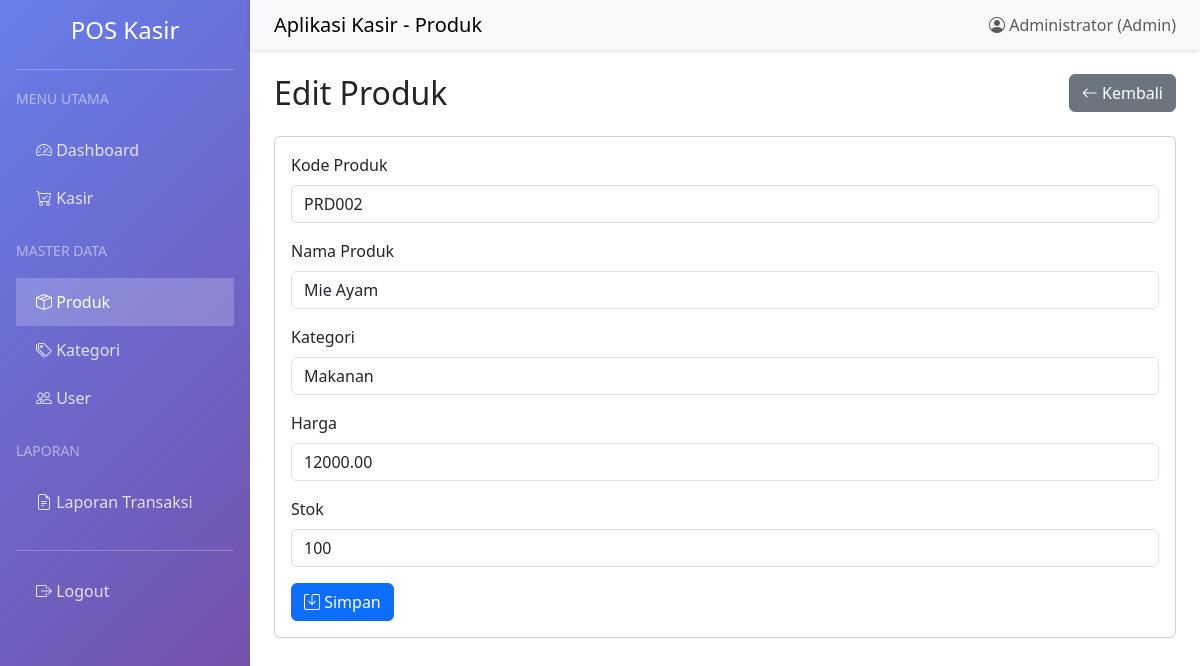
/index.php?page=produk&action=edit&id=2 (signed in), run on the app's committed database.
### tables this page shows
CREATE TABLE produk (
    id INT PRIMARY KEY AUTO_INCREMENT,
    kode_produk VARCHAR(50) UNIQUE NOT NULL,
    nama_produk VARCHAR(200) NOT NULL,
    kategori_id INT,
    harga DECIMAL(10,2) NOT NULL,
    stok INT NOT NULL DEFAULT 0,
    created_at TIMESTAMP DEFAULT CURRENT_TIMESTAMP,
    FOREIGN KEY (kategori_id) REFERENCES kategori(id) ON DELETE SET NULL
);

CREATE TABLE kategori (
    id INT PRIMARY KEY AUTO_INCREMENT,
    nama_kategori VARCHAR(100) NOT NULL,
    created_at TIMESTAMP DEFAULT CURRENT_TIMESTAMP
);

### controllers/ProdukController.php (called while the page is built, shortened)
<?php
class ProdukController {
    private $produkModel;
    private $kategoriModel;
    public function __construct() {
        $database = new Database();
        $this->db = $database->getConnection();
        $this->produkModel = new Produk($this->db);
        $this->kategoriModel = new Kategori($this->db);
    }
    public function edit() {
        $id = $_GET['id'];
        $produk = $this->produkModel->getById($id);
        $kategori = $this->kategoriModel->getAll();
        $action = 'edit';
        include 'views/produk/form.php';
    }
}

### config/database.php (called while the page is built, shortened)
<?php
class Database {
    private $host = 'localhost';
    private $db_name = 'pos_kasir';
    private $username = 'root';
    private $password = '';
    public function getConnection() {
        $this->conn = null;
        try {
            $this->conn = new PDO(
                "mysql:host=" . $this->host . ";dbname=" . $this->db_name,
                $this->username,
                $this->password
            );
            $this->conn->setAttribute(PDO::ATTR_ERRMODE, PDO::ERRMODE_EXCEPTION);
            $this->conn->exec("set names utf8");
        } catch(PDOException $e) {
            echo "Connection error: " . $e->getMessage();
        }
        return $this->conn;
    }
}
?>

### models/Produk.php (called while the page is built, shortened)
<?php
class Produk {
    private $conn;
    private $table = 'produk';
    public function __construct($db) {
        $this->conn = $db;
    }
    public function getById($id) {
        $query = "SELECT * FROM " . $this->table . " WHERE id = :id";
        $stmt = $this->conn->prepare($query);
        $stmt->bindParam(':id', $id);
        $stmt->execute();
        return $stmt->fetch(PDO::FETCH_ASSOC);
    }
}

### models/Kategori.php (called while the page is built, shortened)
<?php
class Kategori {
    private $conn;
    private $table = 'kategori';
    public function __construct($db) {
        $this->conn = $db;
    }
    public function getAll() {
        $query = "SELECT * FROM " . $this->table . " ORDER BY nama_kategori";
        $stmt = $this->conn->prepare($query);
        $stmt->execute();
        return $stmt->fetchAll(PDO::FETCH_ASSOC);
    }
}

### views/produk/form.php (the view, shortened to what this page needs)
<?php include 'views/layouts/header.php'; ?>
<div class="row mb-3">
    <div class="col">
        <h2><?= $action == 'create' ? 'Tambah' : 'Edit' ?> Produk</h2>
    </div>
    <div class="col text-end">
        <a href="index.php?page=produk" class="btn btn-secondary">
            <i class="bi bi-arrow-left"></i> Kembali
        </a>
    </div>
</div>
<div class="card">
    <div class="card-body">
        <form method="POST">
            <div class="mb-3">
                <label class="form-label">Kode Produk</label>
                <input type="text" name="kode_produk" class="form-control"
                       value="<?= $produk['kode_produk'] ?? '' ?>" required>
            </div>
            <div class="mb-3">
                <label class="form-label">Nama Produk</label>
                <input type="text" name="nama_produk" class="form-control"
                       value="<?= $produk['nama_produk'] ?? '' ?>" required>
            </div>
            <div class="mb-3">
                <label class="form-label">Kategori</label>
                <select name="kategori_id" class="form-control" required>
                    <?php foreach ($kategori as $k): ?>
                    <option value="<?= $k['id'] ?>" <?= isset($produk) && $produk['kategori_id'] == $k['id'] ? 'selected' : '' ?>>
                        <?= $k['nama_kategori'] ?>
                    </option>
                    <?php endforeach; ?>
                </select>
            </div>
            <div class="mb-3">
                <label class="form-label">Harga</label>
                <input type="number" name="harga" class="form-control"
                       value="<?= $produk['harga'] ?? '' ?>" required min="0">
            </div>
            <div class="mb-3">
                <label class="form-label">Stok</label>
                <input type="number" name="stok" class="form-control"
                       value="<?= $produk['stok'] ?? '' ?>" required min="0">
            </div>
            <button type="submit" class="btn btn-primary">
                <i class="bi bi-save"></i> Simpan
            </button>
        </form>
    </div>
</div>
<?php include 'views/layouts/footer.php'; ?>

### data on the page
produk: kode_produk "PRD002", nama_produk "Mie Ayam", kategori_id "Makanan", harga "12000.00", stok "100"

### other printed values
$page "Produk"
$_SESSION['nama_lengkap'] "Administrator"
$_SESSION['role'] "Admin"
